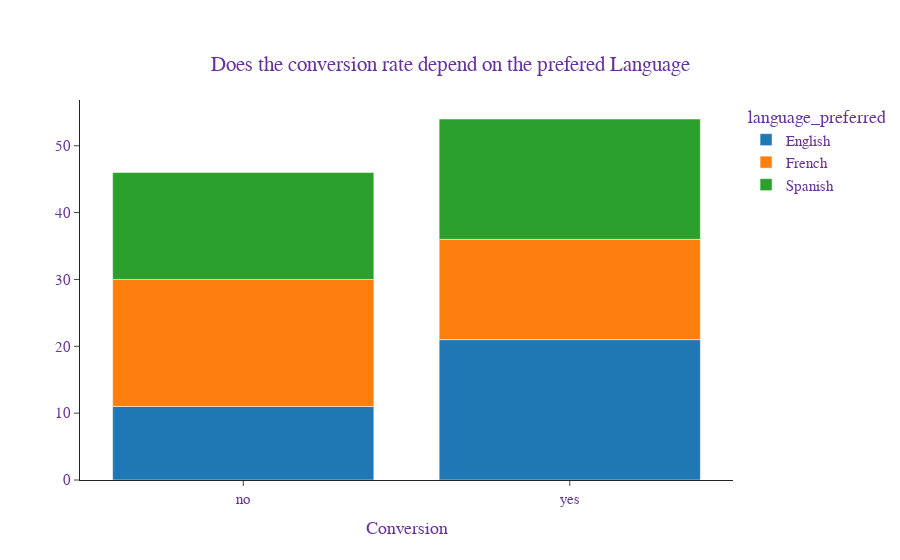

The notebook cell this image was saved under:
### Code cell
ax=px.bar(ax1 ,labels={'pop':'language_preferred'},template="simple_white",title="Does the conversion rate depend on the prefered Language")
ax.update_layout(title_y=0.9,title_x=0.5,yaxis=None,xaxis=None,  xaxis_title="Conversion",
    font=dict(
        family="Times New Roman",
        size=15,
        color="RebeccaPurple"
    )
    )

### Figure 1 — Plotly figure (JSON) as saved in the notebook; plotly's stock layout.template omitted (floating-point values rounded to 4 significant figures)
{"data": [{"alignmentgroup": "True", "hovertemplate": "language_preferred=English<br>converted=%{x}<br>value=%{y}<extra></extra>", "legendgroup": "English", "marker": {"color": "#1F77B4", "pattern": {"shape": ""}}, "name": "English", "offsetgroup": "English", "orientation": "v", "showlegend": true, "textposition": "auto", "type": "bar", "x": ["no", "yes"], "xaxis": "x", "y": [11, 21], "yaxis": "y"}, {"alignmentgroup": "True", "hovertemplate": "language_preferred=French<br>converted=%{x}<br>value=%{y}<extra></extra>", "legendgroup": "French", "marker": {"color": "#FF7F0E", "pattern": {"shape": ""}}, "name": "French", "offsetgroup": "French", "orientation": "v", "showlegend": true, "textposition": "auto", "type": "bar", "x": ["no", "yes"], "xaxis": "x", "y": [19, 15], "yaxis": "y"}, {"alignmentgroup": "True", "hovertemplate": "language_preferred=Spanish<br>converted=%{x}<br>value=%{y}<extra></extra>", "legendgroup": "Spanish", "marker": {"color": "#2CA02C", "pattern": {"shape": ""}}, "name": "Spanish", "offsetgroup": "Spanish", "orientation": "v", "showlegend": true, "textposition": "auto", "type": "bar", "x": ["no", "yes"], "xaxis": "x", "y": [16, 18], "yaxis": "y"}], "layout": {"barmode": "relative", "font": {"color": "RebeccaPurple", "family": "Times New Roman", "size": 15}, "legend": {"title": {"text": "language_preferred"}, "tracegroupgap": 0}, "title": {"text": "Does the conversion rate depend on the prefered Language", "x": 0.5, "y": 0.9}, "xaxis": {"title": {"text": "Conversion"}}, "yaxis": {}}}
